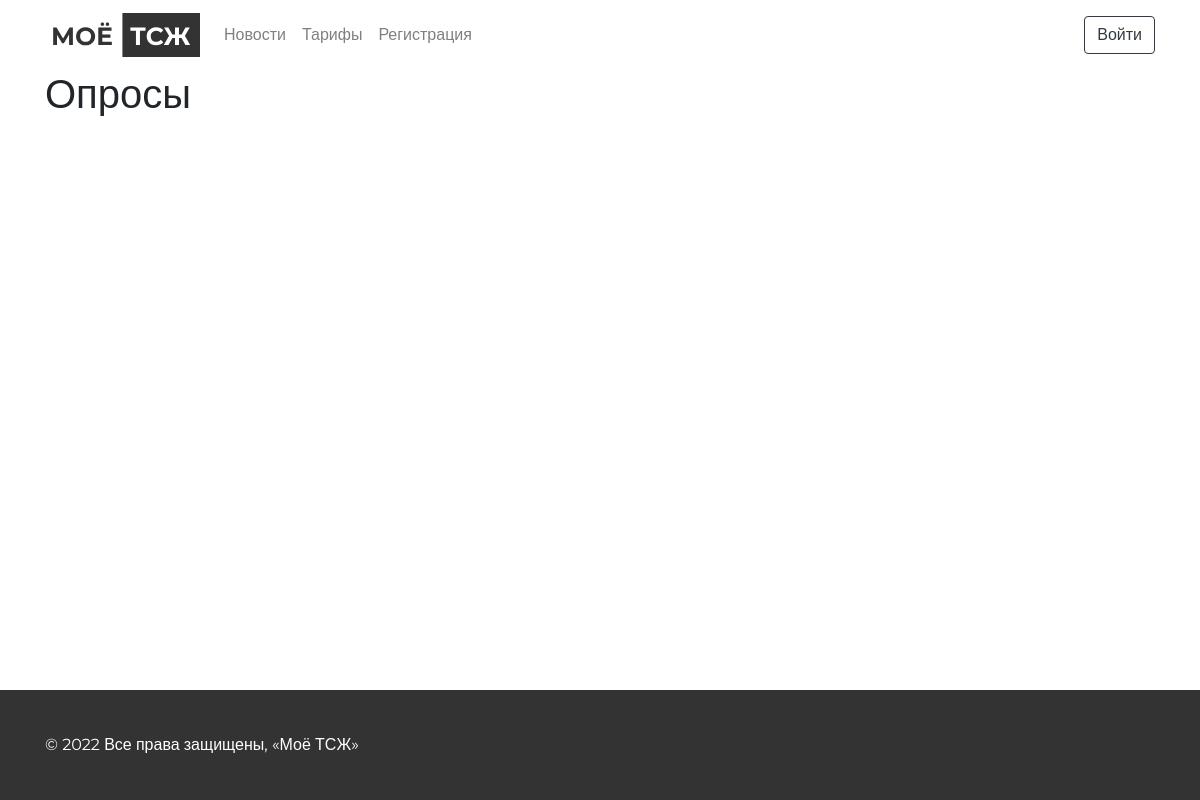
Page /survey/ on the earlier database version.
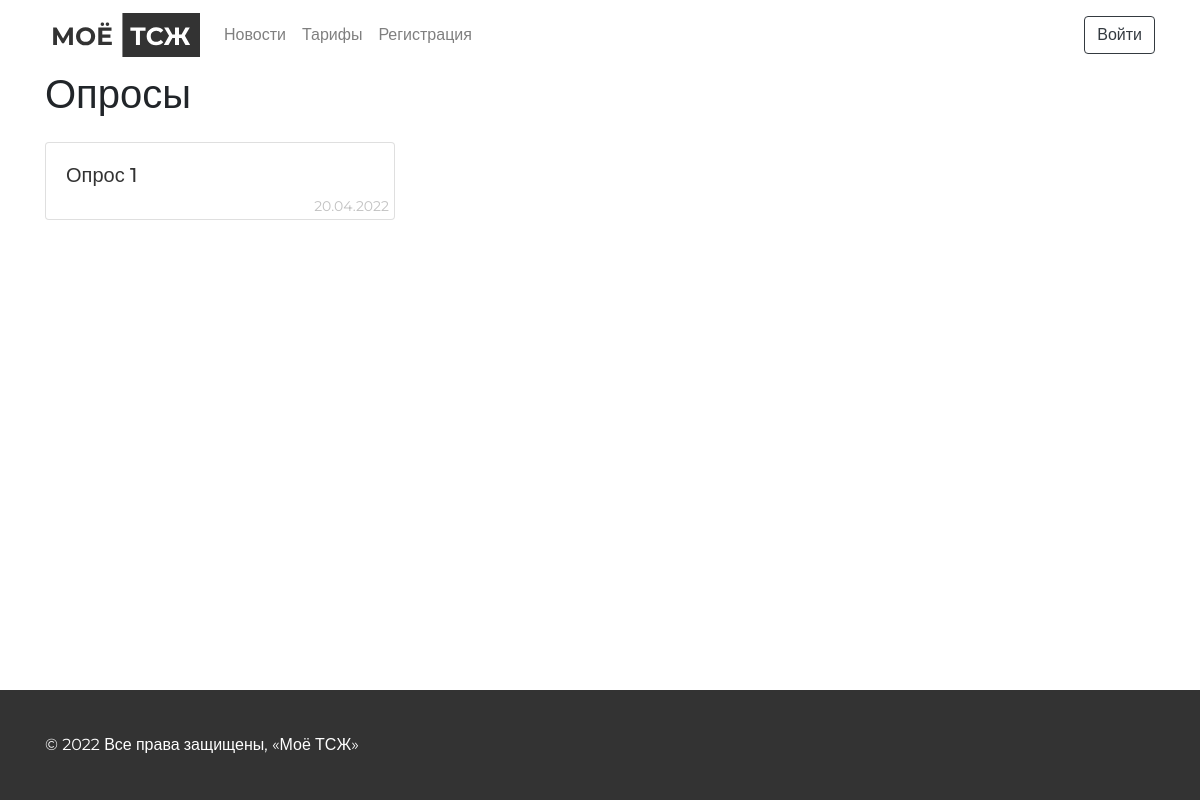
Same page on the later database version.
### survey/models.py (models this page shows, shortened)
class Survey(models.Model):
    title = models.CharField(max_length=255, verbose_name=_("Название"))
    date = models.DateTimeField(
        default=datetime.now, verbose_name=_("Дата публикации")
    )
    class Meta:
        verbose_name = _("Опрос")
        verbose_name_plural = _("Опросы")

### survey/views.py (the view)
# urls.py: path("", SurveyListView.as_view(), name="list"),
class SurveyListView(ListView):
    model = Survey
    template_name = "survey/list.html"
    def get_context_data(self, **kwargs):
        context = super().get_context_data(**kwargs)
        context['object_list'] = Survey.objects.all().order_by('-id')
        return context

### templates/survey/list.html (shortened to what this page needs)
{% extends "base.html" %}
{% load static %}
{% block header %}
  {% include 'include/header.html' %}
{% endblock header %}
{% block content %}
  <section style="min-height: 80vh;" class="survey-list">
    <div class="container">
      <div class="row">
        <div class="col-12 mb-4">
          <h1>
            Опросы
          </h1>
        </div>
        {% for item in object_list %}
          <div class="col-4 mb-4">
            <a class="survey-link" href="{% url 'survey:detail' pk=item.pk %}">
              <div class="card h-100">
                <div style="position: relative;" class="card-body">
                  <h5 class="card-title">{{item.title}}</h5>
                  <p style="display: block; position: absolute; bottom: 2px; right: 5px; opacity: 0.3; font-size: 14px">{{ item.date|date:"d.m.Y" }}</p>
                </div>
              </div>
            </a>
          </div>
        {% endfor %}
      </div>
    </div>
  </section>
{% endblock content%}
{% block footer %}
  {% include 'include/footer.html' %}
{% endblock footer %}

Differences in the rows shown:
added Survey: title "Опрос 1", date "20.04.2022"
